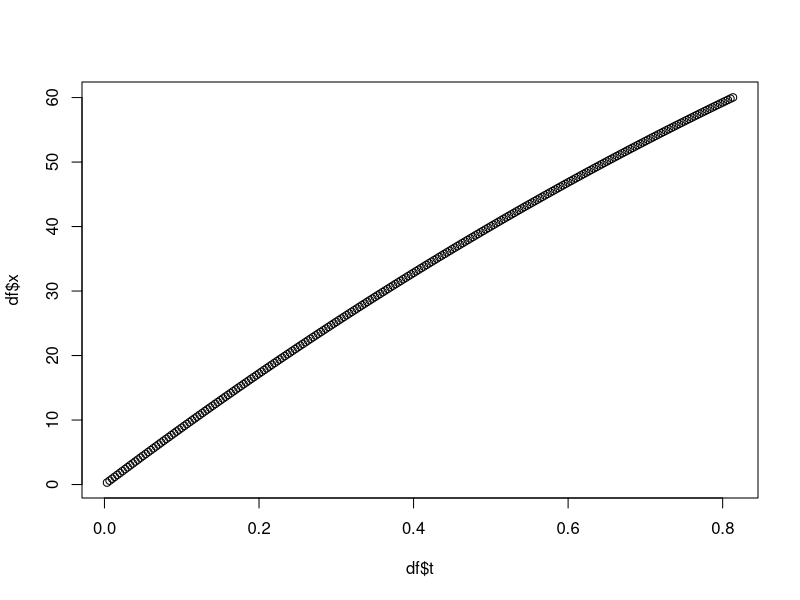
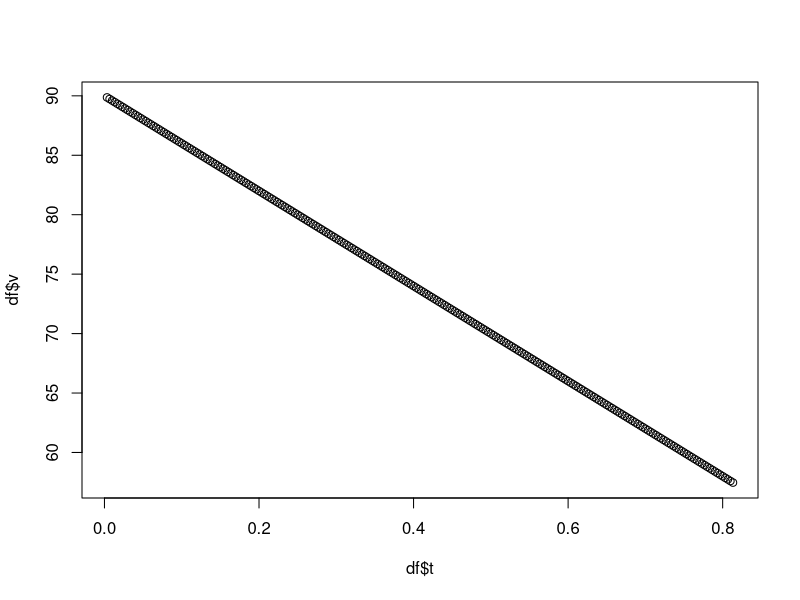

Write R code to recreate these figures, in order.
x1 <- 0
x2 <- 60
v1 <- 30*3
dt <- 1/30/10
a <- 0
k <- 40
p <- 0

t <- 0
x <- 0
v <- v1
df <- NULL
while (x < x2) {
  if (p == 0) {
    a <- -k
  } else if (p == 1) {
    a <- -x*v
  } else if (p == 2) {
    a <- -x*v^2
  }
  t <- t + dt
  x <- x + dt*v
  v <- v + dt*a
  df <- rbind(df, data.frame(t=t, x=x, v=v))
}
print(df)
plot(df$t, df$x)
plot(df$t, df$v)




x2 <- 60/3
y2 <- -3
s1 <- 40
g <- 10.6
a <- .25*g^2
b <- g*y2-s1^2
c <- x2^2+y2^2
t2 <- (-b - sqrt(b^2-4*a*c)) / (2*a)
t <- sqrt(t2)
vy1 <- (y2 + .5*g*t2) / t
vx1 <- x2/t
c(vx1, vy1, t)

xxx <- 0
ttt <- 0
yyy <- 0
vyyy <- vy1
deltat <- 1e-3
while (ttt < t) {
  ttt <- ttt + deltat
  xxx <- xxx + vx1*deltat
  vyyy <- vyyy -g*deltat
  yyy <- yyy + vyyy*deltat - .5*g*deltat^2
  # yyy <- vy1*ttt + -.5*g*ttt^2
}
c(ttt, xxx, yyy)


x <- 1
y <- 2
z <- 20
sz_z <- .6
vx <- 4.10156
vy <- .5622
vz <- -39.785
g <- 9.8*1.09361
dt <- 1e-3
while(z > sz_z) {
  x <- x +dt*vx
  y <- y +dt*vy
  z <- z +dt*vz
  vy <- vy - g*dt

}
c(x, y, z)
